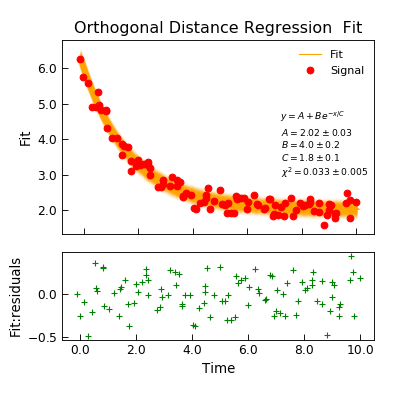

This figure's Python source:
"""Simple use of lmfit to fit data."""
from Stoner import Data
from Stoner.plot.utils import errorfill
from numpy import linspace, exp, random

# Make some data
x = linspace(0, 10.0, 101)
y = 2 + 4 * exp(-x / 1.7) + random.normal(scale=0.2, size=101)
x += +random.normal(scale=0.1, size=101)

d = Data(x, y, column_headers=["Time", "Signal"], setas="xy")

d.plot(fmt="ro")  # plot our data

func = lambda x, A, B, C: A + B * exp(-x / C)

# Do the fitting and plot the result
fit = d.odr(
    func,
    result=True,
    header="Fit",
    A=1,
    B=1,
    C=1,
    prefix="Model",
    residuals=True,
)

# Reset labels
d.labels = []

# Make nice two panel plot layout
ax = d.subplot2grid((3, 1), (2, 0))
d.setas = "x..y"
d.plot(fmt="g+")
d.title = ""

# Plot up the data
ax = d.subplot2grid((3, 1), (0, 0), rowspan=2)
d.setas = "xy"
d.plot(fmt="ro")

d.setas = "x.y"
d.plot(plotter=errorfill, yerr=0.2, color="orange")
d.plot(plotter=errorfill, xerr=0.1, color="orange", label=None)
d.xticklabels = [[]]
d.xlabel = ""

# Annotate plot with fitting parameters
d.annotate_fit(func, prefix="Model", x=0.7, y=0.3, fontdict={"size": "x-small"})
text = r"$y=A+Be^{-x/C}$" + "\n\n"
d.text(7.2, 3.9, text, fontdict={"size": "x-small"})
d.title = u"Orthogonal Distance Regression  Fit"
